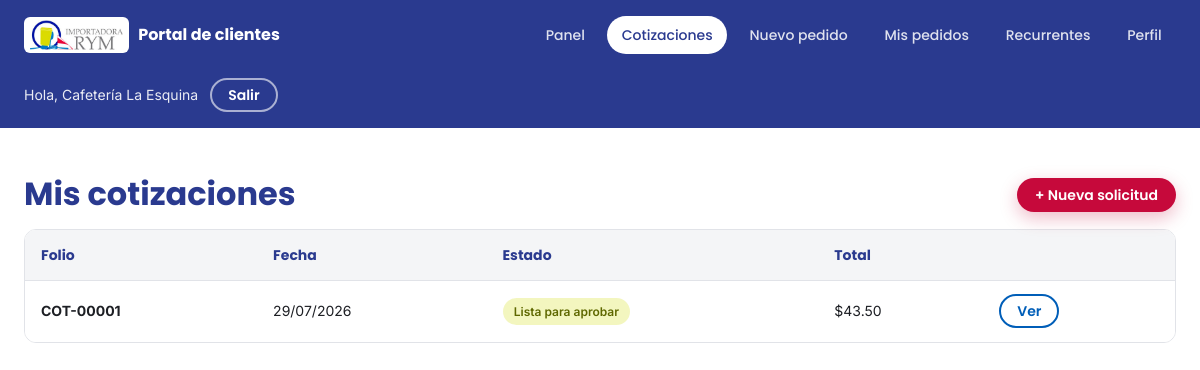
/portal/cotizaciones (signed in), run on the app's committed database.
### tables this page shows
CREATE TABLE `usuarios` (
  `id` int(10) unsigned NOT NULL AUTO_INCREMENT,
  `nombre` varchar(120) NOT NULL,
  `email` varchar(191) NOT NULL,
  `password` varchar(255) NOT NULL,
  `rol_id` int(10) unsigned DEFAULT NULL,
  `empresa` varchar(150) DEFAULT NULL,
  `telefono` varchar(30) DEFAULT NULL,
  `rfc` varchar(20) DEFAULT NULL,
  `clave_sae` varchar(30) DEFAULT NULL,
  `clave_vendedor` varchar(20) DEFAULT NULL,
  `comision` decimal(5,2) DEFAULT NULL,
  `vendedor_id` int(10) unsigned DEFAULT NULL,
  `activo` tinyint(1) NOT NULL DEFAULT 1,
  `aprobado` tinyint(1) NOT NULL DEFAULT 0,
  `email_verificado_en` datetime DEFAULT NULL,
  `verificacion_token` varchar(64) DEFAULT NULL,
  `verificacion_expira_en` timestamp NULL DEFAULT NULL,
  `last_login_at` timestamp NULL DEFAULT NULL,
  `created_at` timestamp NOT NULL DEFAULT current_timestamp(),
  `updated_at` timestamp NOT NULL DEFAULT current_timestamp() ON UPDATE current_timestamp(),
  PRIMARY KEY (`id`),
  UNIQUE KEY `uq_usuarios_email` (`email`),
  KEY `idx_usuarios_rol_id` (`rol_id`),
  KEY `idx_usuarios_vendedor` (`vendedor_id`),
  CONSTRAINT `fk_usuarios_rol` FOREIGN KEY (`rol_id`) REFERENCES `roles` (`id`) ON DELETE SET NULL ON UPDATE CASCADE,
  CONSTRAINT `fk_usuarios_vendedor` FOREIGN KEY (`vendedor_id`) REFERENCES `usuarios` (`id`) ON DELETE SET NULL ON UPDATE CASCADE
);

CREATE TABLE `cotizaciones` (
  `id` int(10) unsigned NOT NULL AUTO_INCREMENT,
  `usuario_id` int(10) unsigned DEFAULT NULL,
  `folio` varchar(30) DEFAULT NULL,
  `nombre` varchar(120) NOT NULL,
  `empresa` varchar(150) DEFAULT NULL,
  `email` varchar(191) NOT NULL,
  `telefono` varchar(30) DEFAULT NULL,
  `producto_interes` varchar(150) DEFAULT NULL,
  `mensaje` text DEFAULT NULL,
  `estado` varchar(20) NOT NULL DEFAULT 'nueva',
  `origen` varchar(50) NOT NULL DEFAULT 'landing',
  `ip` varchar(45) DEFAULT NULL,
  `user_agent` varchar(255) DEFAULT NULL,
  `created_at` timestamp NOT NULL DEFAULT current_timestamp(),
  `updated_at` timestamp NOT NULL DEFAULT current_timestamp() ON UPDATE current_timestamp(),
  `subtotal` decimal(12,2) DEFAULT NULL,
  `iva` decimal(12,2) DEFAULT NULL,
  `total` decimal(12,2) DEFAULT NULL,
  `enviada_en` datetime DEFAULT NULL,
  `pedido_id` int(10) unsigned DEFAULT NULL,
  PRIMARY KEY (`id`),
  KEY `idx_cotizaciones_estado` (`estado`),
  KEY `idx_cotizaciones_created` (`created_at`),
  KEY `idx_cot_usuario` (`usuario_id`)
);

### app/Core/Controller.php (called while the page is built, shortened)
<?php
abstract class Controller
{
    protected function view(string $view, array $data = [], ?string $layout = 'layouts/main'): void
    {
        View::render($view, $data, $layout);
    }
}

### app/Controllers/PortalBaseController.php (called while the page is built, shortened)
<?php
abstract class PortalBaseController extends Controller
{
    protected array $usuario;
    public function __construct()
    {
        $user = Auth::user();
        $this->usuario = $user;
    }
    protected function render(string $view, array $data = []): void
    {
        $data['usuario'] = $this->usuario;
        $data['active']  = $data['active'] ?? '';
        $this->view($view, $data, 'layouts/portal');
    }
}

### app/Controllers/PortalCotizacionController.php (called while the page is built, shortened)
<?php
class PortalCotizacionController extends PortalBaseController
{
    public function mis(): void
    {
        $this->render('portal/cotizaciones', [
            'title'        => 'Mis cotizaciones — Portal RYM',
            'active'       => 'cotizar',
            'cotizaciones' => (new Cotizacion())->porUsuario((int) $this->usuario['id']),
        ]);
    }
}

### public/index.php (called while the page is built, shortened)
<?php
spl_autoload_register(function (string $class): void {
    $prefix = 'App\\';
    $relative = substr($class, strlen($prefix));
    $file = APP_PATH . '/' . str_replace('\\', '/', $relative) . '.php';
});
require APP_PATH . '/Helpers/functions.php';
$render500 = static function (\Throwable $e): void {
    error_log('[500] ' . $e->getMessage() . ' en ' . $e->getFile() . ':' . $e->getLine());
    if (headers_sent()) {
        return;
    }
    http_response_code(500);
    if (config('app.debug')) {
        header('Content-Type: text/plain; charset=UTF-8');
        echo "500 — " . $e->getMessage() . "\n\n" . $e->getFile() . ':' . $e->getLine()
            . "\n\n" . $e->getTraceAsString();
        return;
    }
    try {
        App\Core\View::render('errors/500', ['title' => 'Error interno', 'robots' => 'noindex']);
    } catch (\Throwable $inner) {
        header('Content-Type: text/plain; charset=UTF-8');
        echo 'Error interno del servidor. Intenta más tarde.';
    }
};
$router = new App\Core\Router();
$uri = parse_url($_SERVER['REQUEST_URI'] ?? '/', PHP_URL_PATH) ?? '/';
$uri = $uri === '' ? '/' : $uri;
try {
    $router->dispatch($_SERVER['REQUEST_METHOD'] ?? 'GET', $uri);
} catch (\Throwable $e) {
    $render500($e);
}

### app/Helpers/functions.php (called while the page is built, shortened)
<?php
if (!function_exists('config')) {
    function config(string $key, $default = null)
    {
        return Config::get($key, $default);
    }
}
if (!function_exists('base_url')) {
    function base_url(string $path = ''): string
    {
        $base = defined('BASE_PATH') ? BASE_PATH : '';
        return $base . '/' . ltrim($path, '/');
    }
}
if (!function_exists('url')) {
    function url(string $path = ''): string
    {
        return base_url($path);
    }
}
if (!function_exists('asset')) {
    function asset(string $path): string
    {
        static $versiones = [];
        if (!array_key_exists($path, $versiones)) {
            $abs = (defined('PUBLIC_PATH') ? PUBLIC_PATH : '') . '/' . ltrim($path, '/');
            $mt  = @filemtime($abs);
            $versiones[$path] = $mt !== false ? (string) $mt : null;
        }
        $url = base_url($path);
        if ($versiones[$path] === null) {
            return $url;
        }
        return $url . (str_contains($url, '?') ? '&' : '?') . 'v=' . $versiones[$path];
    }
}
if (!function_exists('css_bundle')) {
    function css_bundle(string $nombre): string
    {
        return \App\Core\Assets::css($nombre);
    }
}
if (!function_exists('e')) {
    function e($value): string
    {
        return htmlspecialchars((string) $value, ENT_QUOTES, 'UTF-8');
    }
}

### app/Core/Model.php (called while the page is built, shortened)
<?php
abstract class Model
{
    public function __construct()
    {
        $this->db = Database::connection();
    }
}

### app/Core/Database.php (called while the page is built, shortened)
<?php
class Database
{
    protected static ?PDO $pdo = null;
    public static function connection(): PDO
    {
        if (static::$pdo instanceof PDO) {
            return static::$pdo;
        }
        $c = Config::get('database');
        $dsn = sprintf(
            '%s:host=%s;port=%s;dbname=%s;charset=%s',
            $c['driver'],
            $c['host'],
            $c['port'],
            $c['database'],
            $c['charset']
        );
        try {
            static::$pdo = new PDO($dsn, $c['username'], $c['password'], $c['options']);
        } catch (PDOException $e) {
            if (Config::get('app.debug')) {
                throw $e;
            }
            error_log('DB connection error: ' . $e->getMessage());
            http_response_code(500);
            exit('Error de conexión con la base de datos.');
        }
        return static::$pdo;
    }
}

### app/Models/Cotizacion.php (called while the page is built, shortened)
<?php
class Cotizacion extends Model
{
    public function porUsuario(int $usuarioId, int $limite = 200): array
    {
        $st = $this->db->prepare(
            "SELECT * FROM cotizaciones WHERE usuario_id = :uid ORDER BY created_at DESC LIMIT :lim"
        );
        $st->bindValue(':uid', $usuarioId, PDO::PARAM_INT);
        $st->bindValue(':lim', $limite, PDO::PARAM_INT);
        $st->execute();
        return $st->fetchAll();
    }
}

### app/Core/Config.php (called while the page is built, shortened)
<?php
class Config
{
    protected static array $items = [];
    public static function load(string $dir): void
    {
        foreach (glob($dir . '/*.php') as $file) {
            $name = basename($file, '.php');
            static::$items[$name] = require $file;
        }
    }
    public static function get(string $key, $default = null)
    {
        $value = static::$items;
        foreach (explode('.', $key) as $segment) {
            if (is_array($value) && array_key_exists($segment, $value)) {
                $value = $value[$segment];
            } else {
                return $default;
            }
        }
        return $value;
    }
}

### app/Models/Usuario.php (called while the page is built, shortened)
<?php
class Usuario extends Model
{
    public function autenticado(int $id): ?array
    {
        $st = $this->db->prepare(
            "SELECT u.*, r.slug AS rol_slug, r.nombre AS rol_nombre
               FROM usuarios u
               LEFT JOIN roles r ON r.id = u.rol_id
              WHERE u.id = ?"
        );
        $st->execute([$id]);
        return $st->fetch() ?: null;
    }
}

### app/Core/Auth.php (called while the page is built, shortened)
<?php
class Auth
{
    private static ?array $cache = null;
    public static function user(): ?array
    {
        if (self::$cache === null) {
            $row = (new Usuario())->autenticado((int) $_SESSION['user_id']) ?: null;
            if ($row !== null) {
                unset($row['password']);
            }
            self::$cache = $row;
        }
        return self::$cache;
    }
}

### app/Views/portal/cotizaciones.php (the view)
<?php
$labels = [
    'nueva'      => ['En revisión', 'status--enviado'],
    'cotizada'   => ['Lista para aprobar', 'status--en_proceso'],
    'aprobada'   => ['Aprobada', 'status--sincronizado'],
    'rechazada'  => ['Rechazada', 'status--borrador'],
    'convertida' => ['Convertida a pedido', 'status--sincronizado'],
];
?>
<div class="portal-head">
    <h1 class="portal-title">Mis cotizaciones</h1>
    <a class="btn btn--accent btn--sm" href="<?= url('/portal/cotizar') ?>">+ Nueva solicitud</a>
</div>
<?php if ($cotizaciones): ?>
<div class="table-wrap">
    <table class="table">
        <thead><tr><th>Folio</th><th>Fecha</th><th>Estado</th><th>Total</th><th></th></tr></thead>
        <tbody>
        <?php foreach ($cotizaciones as $c): ?>
            <?php [$txt, $cls] = $labels[$c['estado']] ?? [$c['estado'], 'status--borrador']; ?>
            <tr>
                <td><strong><?= e($c['folio'] ?? '—') ?></strong></td>
                <td class="nowrap"><?= e(date('d/m/Y', strtotime($c['created_at']))) ?></td>
                <td><span class="status <?= $cls ?>"><?= e($txt) ?></span></td>
                <td><?= $c['total'] !== null ? '$' . number_format((float) $c['total'], 2) : '—' ?></td>
                <td><a class="btn btn--outline btn--sm" href="<?= url('/portal/cotizaciones/' . (int) $c['id']) ?>">Ver</a></td>
            </tr>
        <?php endforeach; ?>
        </tbody>
    </table>
</div>
<?php else: ?>
    <p class="empty-state">Aún no tienes cotizaciones. <a href="<?= url('/portal/cotizar') ?>">Solicita una aquí</a>.</p>
<?php endif; ?>

### app/Core/Router.php (shortened to what this page needs)
<?php
class Router
{
    protected array $routes = [];
    protected function add(string $method, string $path, $action): void
    {
        $path = '/' . trim($path, '/');
        $this->routes[$method][$path] = $action;
    }
    public function dispatch(string $method, string $uri)
    {
        $uri    = '/' . trim($uri, '/');
        $method = strtoupper($method);
        foreach ($this->routes[$method] ?? [] as $route => $action) {
            $pattern = preg_replace('#\{[a-zA-Z_][a-zA-Z0-9_]*\}#', '([^/]+)', $route);
            $pattern = '#^' . $pattern . '$#';
            if (preg_match($pattern, $uri, $matches)) {
                array_shift($matches);
                $matches = array_map('rawurldecode', $matches);
                return $this->callAction($action, $matches);
            }
        }
        return $this->notFound();
    }
    protected function callAction($action, array $params)
    {
        if (is_array($action)) {
            [$class, $method] = $action;
            return call_user_func_array([new $class(), $method], $params);
        }
        throw new \InvalidArgumentException('Acción de ruta no válida.');
    }
}

### app/Views/layouts/portal.php (shortened to what this page needs)
<?php
$active  = $active ?? '';
$usuario = $usuario ?? [];
?>
<!DOCTYPE html>
<html lang="es" data-base="<?= e(base_url('/')) ?>">
<head>
    <?= css_bundle('portal') ?>
</head>
<body>
    <header class="portal-header">
        <div class="container portal-header__inner">
            <a class="portal-brand" href="<?= url('/portal') ?>">
                <img src="<?= asset('assets/img/logos/importadorarym.jpg') ?>" alt="Importadora RYM" width="284" height="92">
                Portal de clientes
            </a>
            <nav class="portal-nav" id="portalNav" aria-label="Navegación del portal">
                <a class="portal-nav__link <?= $active === 'inicio' ? 'is-active' : '' ?>" href="<?= url('/portal') ?>">Panel</a>
                <a class="portal-nav__link <?= $active === 'cotizar' ? 'is-active' : '' ?>" href="<?= url('/portal/cotizaciones') ?>">Cotizaciones</a>
                <?php if ((int) ($usuario['aprobado'] ?? 0) === 1): ?>
                    <a class="portal-nav__link <?= $active === 'nuevo' ? 'is-active' : '' ?>" href="<?= url('/portal/pedidos/nuevo') ?>">Nuevo pedido</a>
                    <a class="portal-nav__link <?= $active === 'pedidos' ? 'is-active' : '' ?>" href="<?= url('/portal/pedidos') ?>">Mis pedidos</a>
                    <a class="portal-nav__link <?= $active === 'recurrentes' ? 'is-active' : '' ?>" href="<?= url('/portal/recurrentes') ?>">Recurrentes</a>
                <?php endif; ?>
                <a class="portal-nav__link <?= $active === 'perfil' ? 'is-active' : '' ?>" href="<?= url('/portal/perfil') ?>">Perfil</a>
            </nav>
            <div class="portal-header__actions">
                <div class="portal-user">
                    <span class="portal-user__name">Hola, <?= e($usuario['nombre'] ?? '') ?></span>
                    <form method="post" action="<?= url('/portal/logout') ?>">
                        <button type="submit" class="btn btn--ghost btn--sm">Salir</button>
                    </form>
                </div>
            </div>
        </div>
    </header>
    <main class="portal-main">
        <div class="container">
            <?= $content ?? '' ?>
        </div>
    </main>
</body>
</html>

### data on the page
usuarios: nombre "Cafetería La Esquina"
cotizaciones: folio "COT-00001", created_at "29/07/2026", txt "Lista para aprobar", total "43.50"
